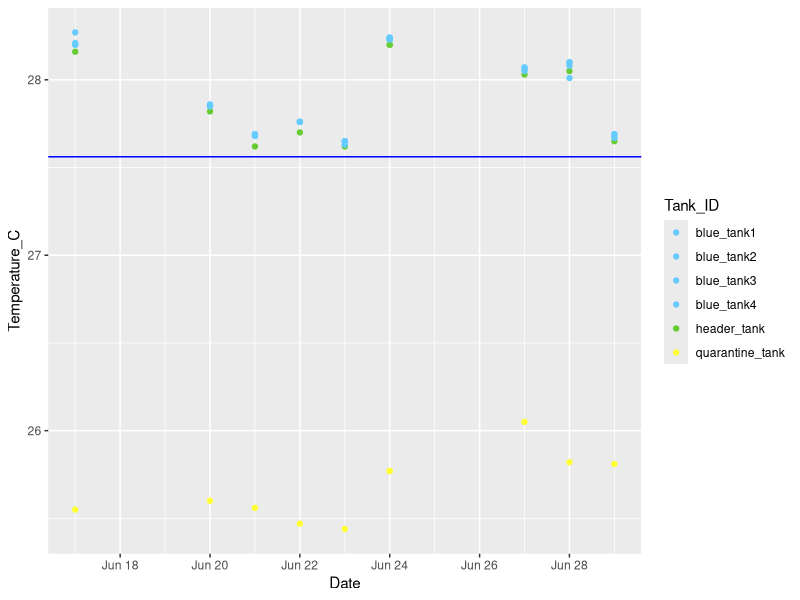
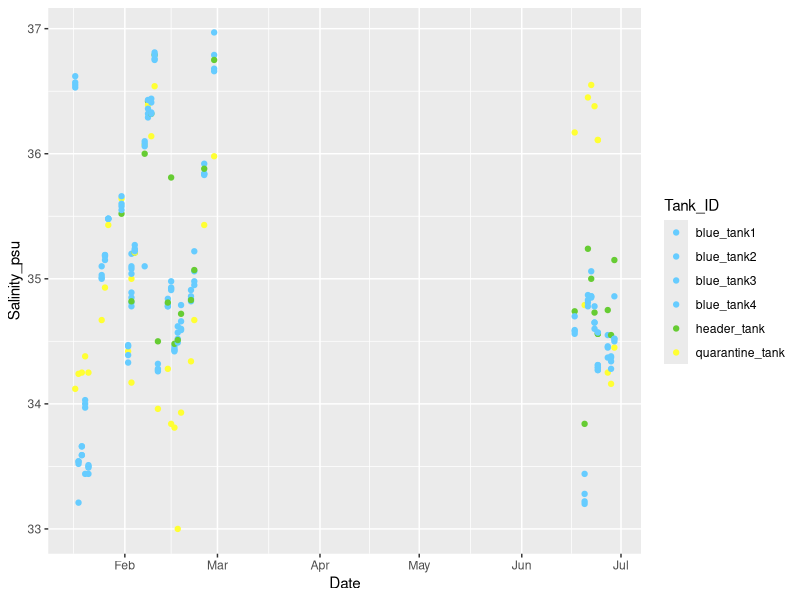

Reproduce these figures in R, in order.
## ---- chunk 1
knitr::opts_chunk$set(echo = TRUE)
## ---- chunk 2
# load libraries, set working directory, load dataframe
library(dplyr)
library(tidyverse)
library(ggplot2)
library(lubridate) # used for converting 8 digit date into datetime format for R
library(RColorBrewer)
setwd("/Users/laurenzane/Desktop/Putnam_Lab/Lab_Management/Lab_Resources/CBLS_Wetlab_Protocols")
getwd() # confirm that wd is in CBLS Wetlab Protocol directory
daily_measurements <- read.csv("daily_measurements.csv")
daily_measurements$Date <- ymd(daily_measurements$Date) # convert 8 digit date into datetime format

## ---- chunk 3

# plot temperature, salinity, pH or light values 
# for scale color manual, values correspond to BT1, BT2, BT3, BT4, HT, QT

month <-daily_measurements[daily_measurements$Date >= "2022-06-01" & daily_measurements$Date <= "2022-06-30", ] # use if you would like to subset by month or from certain date range 

daily_measurements$Tank_ID <- as.factor(daily_measurements$Tank_ID)
temp <- ggplot(month, aes(x=Date, y=Temperature_C, color=Tank_ID)) +
    geom_point()+
    geom_hline(aes(yintercept = mean(Temperature_C)), color="blue")+
    scale_color_manual(values = c("#66CCFF", "#66CCFF", "#66CCFF",
                                "#66CCFF","#66CC33","#FFFF33"))


print(temp)


## ---- chunk 4
# plot salinity

sal <- ggplot(daily_measurements, aes(x=Date, y=Salinity_psu, color=Tank_ID)) +
    geom_point()+
    scale_color_manual(values = c("#66CCFF", "#66CCFF", "#66CCFF",
                                "#66CCFF","#66CC33","#FFFF33"))

print(sal)

